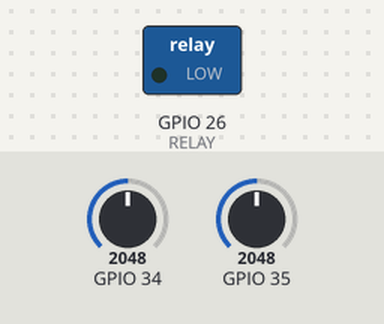
Bench run of a sketch on a simulated ESP32. Parts: switched loads named in the sketch (green lamp = pin HIGH). Inputs (shaded band) come from the test bench; at power-on: GPIO 34 = 2048, GPIO 35 = 2048. What the sketch prints to the serial monitor is not drawn.

Above: at 2.0 s.
Timing chart, 0 to 5.3 s (numbered marks = the images above):
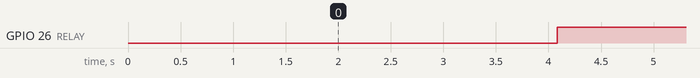

Measured:
- by itself, GPIO 26 (RELAY): alternates HIGH for 2.0 s and LOW for 2.0 s

The sketch:

power_probe.ino
```cpp
// Power probe: the ESP32 as a 2-channel voltmeter + relay flipper, for finding where power stops.
// Probe A = D34, probe B = D35 (input-only pins, safe). Touch a probe wire's free pin to any spot in the circuit.
// ESP32 inputs top out at ~3.1 V, so anything 5 V shows as "3100+" (= power is there). 0 = no power / ground.
// Pin 26 (relay IN) still flips every 2 s so you can watch NO switch.
const int RELAY = 26, PA = 34, PB = 35;
unsigned long lastFlip = 0; bool on = false;
void setup() { Serial.begin(115200); pinMode(RELAY, OUTPUT); analogSetAttenuation(ADC_11db); }
void loop() {
  if (millis() - lastFlip >= 2000) { lastFlip = millis(); on = !on; digitalWrite(RELAY, on ? LOW : HIGH); }
  long a = 0, b = 0; for (int i = 0; i < 16; i++) { a += analogReadMilliVolts(PA); b += analogReadMilliVolts(PB); }
  Serial.printf("{\"type\":\"probe\",\"ms\":%lu,\"relay_in\":\"%s\",\"a_mv\":%ld,\"b_mv\":%ld}\n", millis(), on ? "LOW" : "HIGH", a / 16, b / 16);
  delay(200);
}
```
